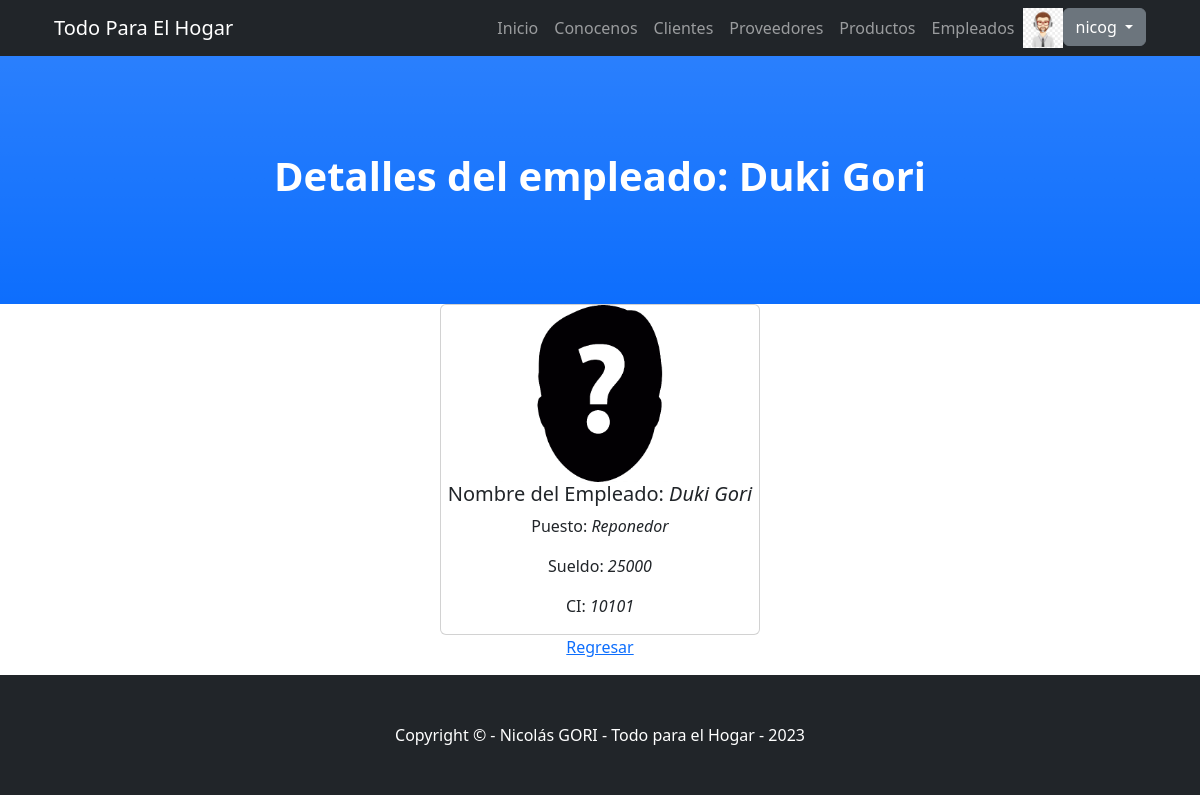
/SupermercadoApp/empleado/detalle/1 (signed in), run on the app's committed database.
### users/models.py (models this page shows)
class Avatar(models.Model):
    user = models.OneToOneField(User, on_delete=models.CASCADE, null=True)
    imagen = models.ImageField(upload_to='imagenes', null=True, blank = True)
    def __str__(self):
        if self.imagen:
            print("\n\n IMAGEN \n\n")
            return f"{settings.MEDIA_URL}{self.imagen}"
        else:
            print(f"\n\n\n {settings.MEDIA_URL}'default_avatar.jpeg' \n\n\n")
            return f"{settings.MEDIA_URL}'default_avatar.jpeg"

### SupermercadoApp/models.py (models this page shows, shortened)
class Empleado(models.Model):
    nombre_empleado = models.CharField(max_length=30)
    apellido_empleado = models.CharField(max_length=30)
    puesto = models.CharField(max_length=20)
    sueldo = models.IntegerField()
    numero_identidad = models.IntegerField()
    imagen = models.ImageField(upload_to='empleados', null=True, blank = True)

### SupermercadoApp/views.py (the view)
# urls.py: path("empleado/detalle/<int:pk>", EmpleadoDetalle.as_view(), name="Empleado_Detail"),
class EmpleadoDetalle(LoginRequiredMixin, DetailView):
    model = Empleado
    template_name = "SupermercadoApp/empleado-detalle.html"

### SupermercadoApp/context_processor.py (called while the page is built)
def custom_user(request):
    context = auth(request)
    user = context["user"]
    if user.is_authenticated:
        avatar = Avatar.objects.filter(user=request.user.id)
        if len(avatar) > 0:
            context["user_avatar"] = avatar[0]
        else: context["user_avatar"] = ""
    return context

### SupermercadoApp/templates/SupermercadoApp/empleado-detalle.html
{% extends "SupermercadoApp/main.html" %}
{% load static %}
{% block titulo %}
    <h1 class="fw-bolder">Detalles del empleado: {{ empleado.nombre_empleado }} {{empleado.apellido_empleado}}</h1>
{% endblock %}
{% block contenidosQueVarian %}
<div class="text-center">
    <div class="card" style="width:20rem; margin:0 auto">
        {% if empleado.imagen %}
            <img src="{{ empleado.imagen.url }}" alt="" class="card-img-top">
        {% else %}
            <img src="../../../media/empleados/empleado_default.png" alt="" class="card-img-top">
        {% endif %}
        <h5>Nombre del Empleado: <i> {{ empleado.nombre_empleado }} {{ empleado.apellido_empleado }} </i></h5>
        <p>Puesto: <i> {{ empleado.puesto }} </i></p>
        <p>Sueldo: <i> {{ empleado.sueldo }} </i></p>
        <p>CI: <i> {{ empleado.numero_identidad}} </i></p>
    </div>
    <p>
        <a href="{% url 'Empleados_List' %}">Regresar</a>
    </p>
</div>
{% endblock %}

### SupermercadoApp/templates/SupermercadoApp/main.html (shortened to what this page needs)
<!DOCTYPE html>
<html lang="en">
    <head>
        {% load static %}
        <link href="{% static 'SupermercadoApp/css/styles.css' %}" rel="stylesheet" />
    </head>
    <body id="page-top">
        <nav class="navbar navbar-expand-lg navbar-dark bg-dark fixed-top" id="mainNav">
            <div class="container px-4">
                <a class="navbar-brand" href="#page-top">Todo Para El Hogar</a>
                <div class="collapse navbar-collapse" id="navbarResponsive">
                    <ul class="navbar-nav ms-auto">
                        <li class="nav-item"><a class="nav-link" href="{% url 'Inicio' %}">Inicio</a></li>
                        <li class="nav-item"><a class="nav-link" href="{% url 'About' %}">Conocenos</a></li>
                        <li class="nav-item"><a class="nav-link" href="{% url 'Clientes_List' %}">Clientes</a></li>
                        <li class="nav-item"><a class="nav-link" href="{% url 'Proveedores_List' %}">Proveedores</a></li>
                        <li class="nav-item"><a class="nav-link" href="{% url 'Productos_List' %}">Productos</a></li>
                        <li class="nav-item"><a class="nav-link" href="{% url 'Empleados_List' %}">Empleados</a></li>
                        {% if request.user.is_authenticated %}
                            {% if user_avatar %}
                                <img src="{{ user_avatar }}" style="height:40px; width:40px">
                            {% else %}
                                <img src="../../../media/imagenes/default_avatar.png" style="height:40px; width:40px">
                            {% endif %}
                            <div class="dropdown">
                                <button class="btn btn-secondary dropdown-toggle" type="button" id="dropdownMenuButton1" data-bs-toggle="dropdown" aria-expanded="false">
                                    {{request.user.username}}
                                </button>
                            </div>
                        {% endif %}
                    </ul>
                </div>
            </div>
        </nav>
        <header class="bg-primary bg-gradient text-white">
            <div class="container px-4 text-center">
                {% block titulo %}{% endblock %}
            </div>
        </header>
        {% block contenidosQueVarian %}
        {% endblock %}
        <footer class="py-5 bg-dark">
            <div class="container px-4"><p class="m-0 text-center text-white">Copyright &copy; - Nicolás GORI - Todo para el Hogar - 2023</p></div>
        </footer>
    </body>
</html>

### data on the page
Avatar: imagen (picture)
Empleado: nombre_empleado "Duki", apellido_empleado "Gori", puesto "Reponedor", sueldo "25000", numero_identidad "10101"

### other printed values
{{ request.user.username }} "nicog"
